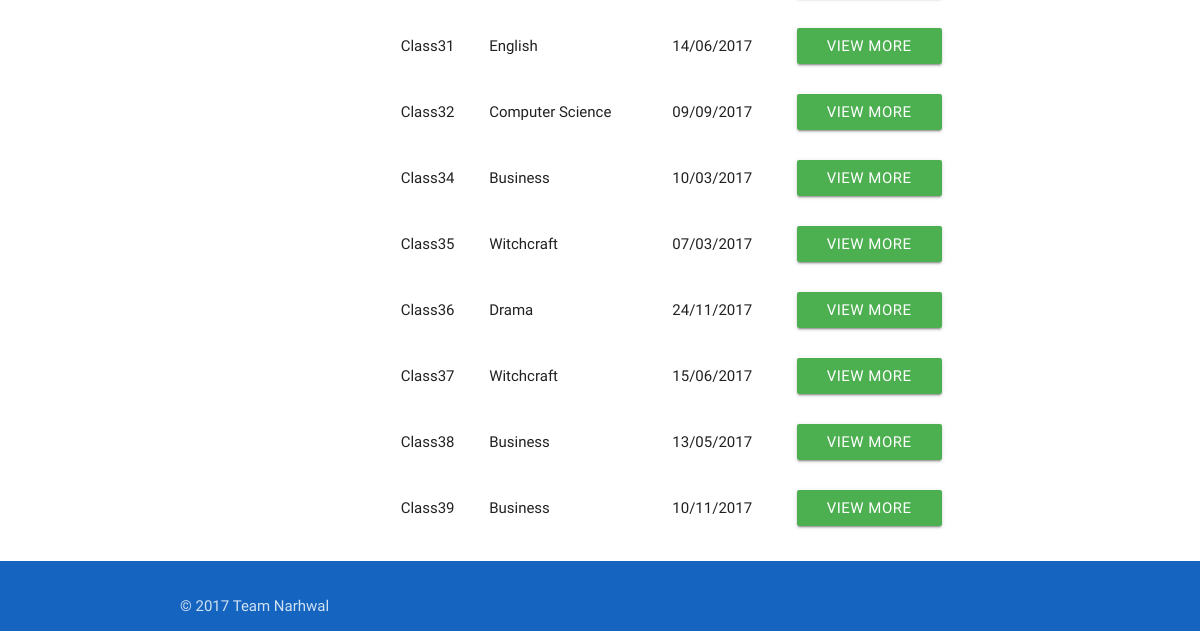
Before: /browse/classes (lower part) with the older database file.
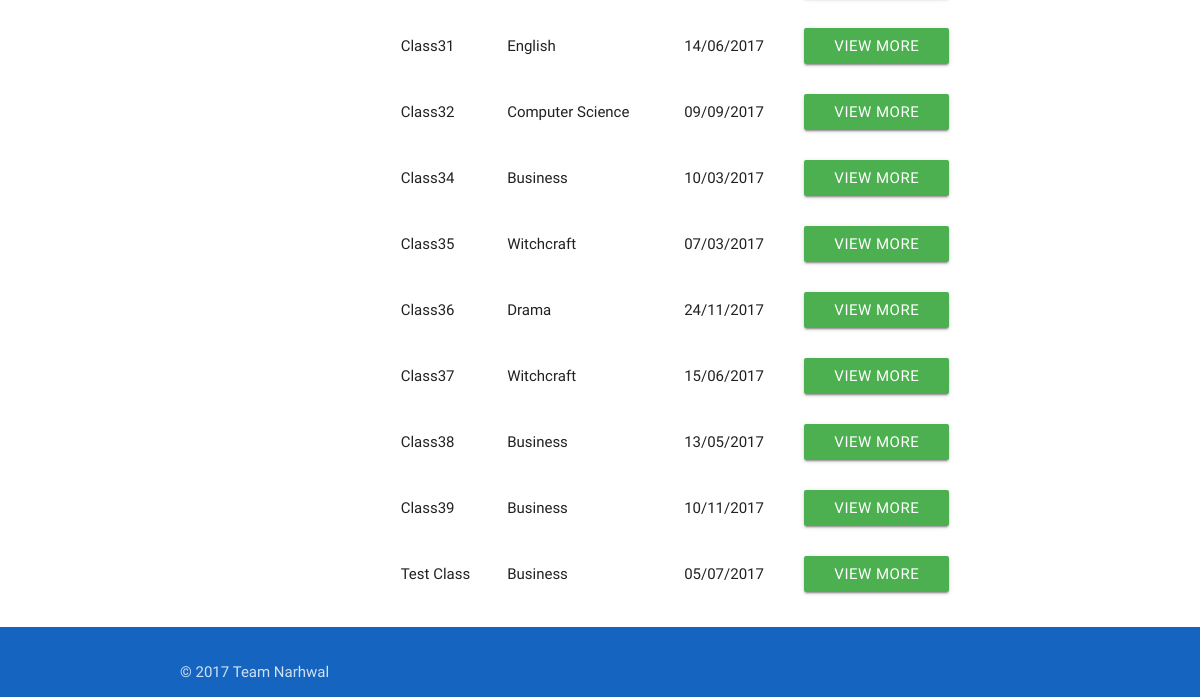
After: the same page with the newer database file.
### app/models.py (models this page shows)
class Course(db.Model):
	__tablename__ = 'Course'
	courseID = db.Column(db.Integer, primary_key = True)
	title = db.Column(db.String(100))
	description = db.Column(db.String(100))

class Class(db.Model):
	__tablename__ = 'Class'
	classID = db.Column(db.Integer, primary_key = True)
	coursePoint = db.Column(db.Integer, db.ForeignKey('Course.courseID'))
	course = db.relationship("Course", foreign_keys = [coursePoint])
	courseID = db.Column(db.Integer)
	title = db.Column(db.String(100))
	description = db.Column(db.String(100))
	capacity = db.Column(db.Integer)
	startDate = db.Column(db.DateTime)
	duration = db.Column(db.Integer)
	endDate = db.Column(db.DateTime)
	reqFac = db.Column(db.String(100), default = 'None')
	preTrain = relationship("Class")
	parent_id = Column(db.Integer, ForeignKey('Class.classID'))
	locationPoint = db.Column(db.Integer, db.ForeignKey('Room.roomID'))
	location = db.relationship("Room", foreign_keys = [locationPoint])
	trainerPoint = db.Column(db.Integer, db.ForeignKey('Trainer.trainerID'))
	trainer = db.relationship("Trainer", foreign_keys = [trainerPoint])
	attendanceList = db.relationship('Delegate', secondary = association_table)
	waitList = db.relationship('Delegate', secondary = waiting_table)

### app/views.py (the view)
@app.route('/browse/classes')
def browseClasses():
    classList = browseItems()
    courseList = browseCourses()
    durations = getDurations()
    locations = getLocations()
    return render_template('browseClasses.html', title='Browse Clases', classList=classList, courseList=courseList, durations=durations, locations=locations)

### queries.py (called while the page is built)
def listConvert(x):
    if(x.count() == 1):
        x = x[0]
        return x
    else:
        y = []
    for i in x:
        y.append(i)
    return y

def classes(**kwargs):
    q = models.Class.query.filter_by(**kwargs)
    q = listConvert(q)
    return q

def courses(**kwargs):
    q = models.Course.query.filter_by(**kwargs)
    q = listConvert(q)
    return q

def browseItems():
    classList = getCurrentClasses()
    browsableItems = []
    for i in classList:
        a = i.startDate.strftime("%d/%m/%Y")
        entry = [i.classID, i.title, i.description, a,
                 i.course.title, i.duration, i.location.location]
        browsableItems.append(entry)
    return browsableItems

def browseCourses():
    courseList = courses()
    browseableItems = []
    for i in courseList:
        entry = [i.courseID, i.title, i.description]
        browseableItems.append(entry)
    return browseableItems

def getDurations():
    classList = classes()
    durationList = []
    for i in classList:
        if(i.duration not in durationList):
            durationList.append(i.duration)
    durationList = sorted(durationList)
    return durationList

### app/templates/browseClasses.html (shortened to what this page needs)
{% extends "base.html" %} {% block content %}
<div class="container">
    <div class="row">
        <div class="col l9 s12">
            <table class=" highlight">
                <tbody id="browseBox">
                    {%for item in classList%}
                    <tr>
                        <td>{{item[1]}}</td>
                        <td>{{item[4]}}</td>
                        <td>{{item[3]}}</td>
                        <td>
                            <a href="/browse/classes/class/{{item[0]}}" ">
                                <button href="/browse/classes/class/{{item[0]}} " class="waves-effect waves-light btn green ">View More</button></a></td>
                            </tr>
                        {%endfor%}
                        </tbody>
                    </table>
                </div>
            </div>
        </div>
    {% endblock %}

Changed rows visible on the page:
added Class: title "Test Class"
Other visible differences:
new list line: "Business"
new list line: "05/07/2017 VIEW MORE"
